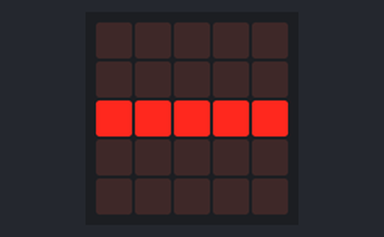
Bench run of a program on a simulated BBC micro:bit (MakeCode). On the bench: the board's 5×5 LED display.

Above: at 0.4 s.
At 7.72 s:
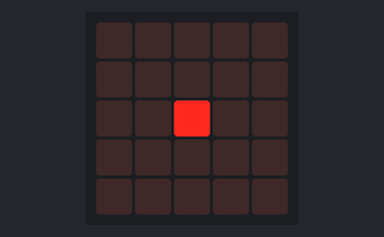
At 16.3 s:
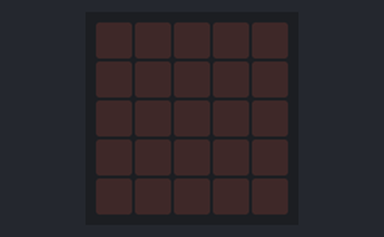

Measured:
- by itself, everything shown: repeats every 17.3 s, in 40 steps
- what the display in image 0 shows lasts 0.4 s, from 0.2 s to 0.6 s
- what the display in image 1 shows lasts 0.5 s, from 7.5 s to 8.0 s
- what the display in image 2 shows lasts 1.2 s, from 16.3 s to 17.5 s

The program:

main.ts
```typescript
function E2 () {

}
function E () {

}
function O () {

}
function M () {

}
function B () {

}
function V () {

}
function R () {

}
basic.forever(function () {
    basic.pause(200)
    basic.showLeds(`
        . . . . .
        . . . . .
        # # # # #
        . . . . .
        . . . . .
        `)
    basic.clearScreen()
    basic.pause(50)
    basic.showLeds(`
        . . . . .
        . . . . .
        . . # . .
        . . . . .
        . . . . .
        `)
    basic.pause(50)
    basic.clearScreen()
    basic.pause(500)
    for (let index = 0; index < 3; index++) {
        basic.showLeds(`
            . . . . .
            . . . . .
            # # # # #
            . . . . .
            . . . . .
            `)
        basic.pause(200)
        basic.clearScreen()
        basic.pause(500)
    }
    for (let index = 0; index < 3; index++) {
        basic.showLeds(`
            . . . . .
            . . . . .
            . . # . .
            . . . . .
            . . . . .
            `)
        basic.pause(50)
        basic.clearScreen()
        basic.pause(50)
    }
    basic.showLeds(`
        . . . . .
        . . . . .
        # # # # #
        . . . . .
        . . . . .
        `)
    basic.pause(200)
    basic.clearScreen()
    basic.pause(500)
    basic.showLeds(`
        . . . . .
        . . . . .
        . . # . .
        . . . . .
        . . . . .
        `)
    basic.pause(50)
    basic.clearScreen()
    basic.pause(500)
    for (let index = 0; index < 2; index++) {
        basic.showLeds(`
            . . . . .
            . . . . .
            # # # # #
            . . . . .
            . . . . .
            `)
        basic.pause(200)
        basic.clearScreen()
        basic.pause(500)
    }
    basic.showLeds(`
        . . . . .
        . . . . .
        # # # # #
        . . . . .
        . . . . .
        `)
    basic.pause(200)
    basic.clearScreen()
    basic.pause(50)
    for (let index = 0; index < 3; index++) {
        basic.showLeds(`
            . . . . .
            . . . . .
            . . # . .
            . . . . .
            . . . . .
            `)
        basic.pause(50)
        basic.clearScreen()
        basic.pause(500)
    }
    basic.showLeds(`
        . . . . .
        . . . . .
        . . # . .
        . . . . .
        . . . . .
        `)
    basic.pause(50)
    basic.clearScreen()
    basic.pause(50)
    basic.showLeds(`
        . . . . .
        . . . . .
        # # # # #
        . . . . .
        . . . . .
        `)
    basic.pause(200)
    basic.clearScreen()
    basic.pause(50)
    basic.showLeds(`
        . . . . .
        . . . . .
        . . # . .
        . . . . .
        . . . . .
        `)
    basic.pause(50)
    basic.clearScreen()
    basic.pause(50)
    basic.showLeds(`
        . . . . .
        . . . . .
        . . # . .
        . . . . .
        . . . . .
        `)
    basic.pause(50)
    basic.clearScreen()
    basic.pause(1000)
})
```

test.ts
```typescript
// les tests vont ici ; cela ne sera pas compilé si ce paquet est utilisé en tant qu'extension.
```
